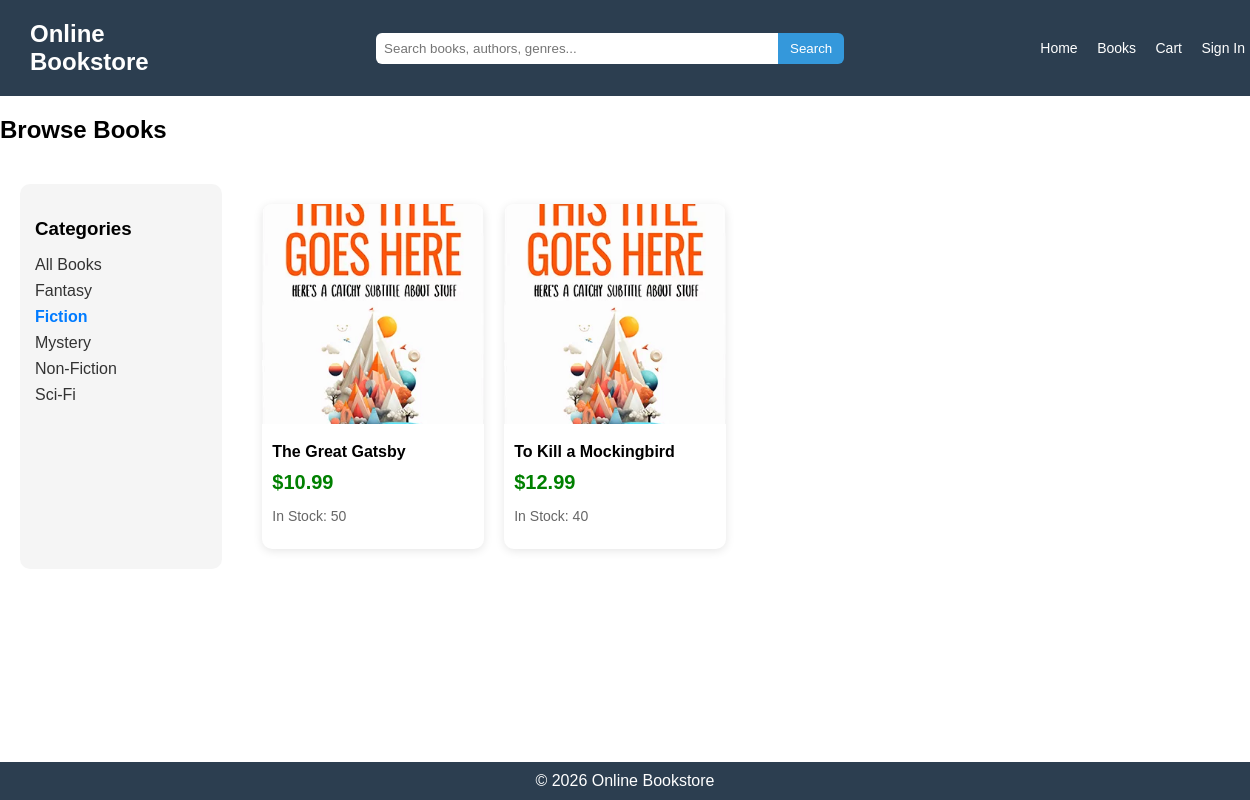
Screenshot of /index.php?page=store&category=Fiction with the database file from the repository.
### tables this page shows
CREATE TABLE books (
    book_id INT AUTO_INCREMENT PRIMARY KEY,
    title VARCHAR(255) NOT NULL,
    author VARCHAR(255),
    description TEXT,
    price DECIMAL(10,2) NOT NULL,
    stock INT NOT NULL,
    image_url VARCHAR(255),
    genre VARCHAR(100),
    created_at TIMESTAMP DEFAULT CURRENT_TIMESTAMP
);

### store.php (the view, shortened to what this page needs)
<?php
$conn = new mysqli("localhost", "root", "", "project");
$selected_category = $_GET['category'] ?? '';
$category_result = $conn->query("SELECT DISTINCT genre FROM books ORDER BY genre");
$sql = "SELECT book_id, title, author, price, stock, image_url, genre FROM books WHERE 1=1";
$params = [];
$types = "";
if (!empty($selected_category)) {
    $sql .= " AND genre = ?";
    $params[] = $selected_category;
    $types .= "s";
}
$sql .= " ORDER BY title";
$stmt = $conn->prepare($sql);
if (!empty($params)) {
    $stmt->bind_param($types, ...$params);
}
$stmt->execute();
$result = $stmt->get_result();
?>
<h2>Browse Books</h2>
<section class="store-layout">
<aside class="category-box">
    <h3>Categories</h3>
    <ul>
        <li>
            <a href="index.php?page=store" <?= !$selected_category ? "class='active'" : "" ?>>
                All Books
            </a>
        </li>
        <?php while ($category = $category_result->fetch_assoc()):
            $cat = htmlspecialchars($category['genre']);
            $active = ($selected_category === $cat) ? "class='active'" : "";
        ?>
            <li>
                <a href="index.php?page=store&category=<?= urlencode($cat) ?>" <?= $active ?>>
                    <?= $cat ?>
                </a>
            </li>
        <?php endwhile; ?>
    </ul>
</aside>
<div class="book-grid">
<?php while ($row = $result->fetch_assoc()): ?>
<a class="book-card"
   href="book.php?id=<?= $row['book_id'] ?>">
    <div class="book-image">
        <img src="images/<?= htmlspecialchars($row['image_url'] ?? 'placeholder.jpg') ?>"
             alt="<?= htmlspecialchars($row['title']) ?>">
    </div>
    <div class="book-info">
        <h4><?= htmlspecialchars($row['title']) ?></h4>
        <p class="price">$<?= number_format($row['price'], 2) ?></p>
        <p class="stock">
            <?= (!empty($row['stock']) && $row['stock'] > 0)
                ? "In Stock: " . intval($row['stock'])
                : "Out of Stock"; ?>
        </p>
    </div>
</a>
<?php endwhile; ?>
</div>
</section>

### styles.css (style rules this page uses)
body { background-color: white; font-family: Arial, sans-serif; }
html, body { height: 100%; margin: 0; }
body { display: flex; flex-direction: column; }
.store-layout { display: flex; gap: 20px; padding: 20px; }
.category-box { width: 220px; background: #f5f5f5; padding: 15px; border-radius: 10px; }
.category-box h3 { margin-bottom: 10px; }
.category-box ul { list-style: none; padding: 0; }
.category-box li { margin-bottom: 8px; }
.category-box a { text-decoration: none; color: #333; }
.category-box a.active { font-weight: bold; color: #007BFF; }
.book-grid { display: grid; grid-template-columns: repeat(4, 1fr); gap: 20px; padding: 20px; width: 100%; }
.book-card { display: flex; flex-direction: column; background: #fff; border-radius: 10px; overflow: hidden; text-decoration: none; color: inherit; box-shadow: 0 2px 10px rgba(0,0,0,0.1); transition: transform 0.2s ease; }
.book-image img { width: 100%; height: 220px; object-fit: cover; }
.book-info { padding: 10px; }
.book-info h4 { margin: 5px 0; font-size: 16px; }
.price { color: green; font-weight: bold; }
.stock { font-size: 14px; color: #666; }
.price { font-size: 22px; color: green; font-weight: bold; margin: 10px 0; }
.stock { margin-bottom: 15px; }
.price { font-size: 20px; font-weight: bold; margin: 10px 0; }

### rows the page displays
books: image_url (picture), title "The Great Gatsby", price "10.99", stock "50"
books: image_url (picture), title "To Kill a Mockingbird", price "12.99", stock "40"

### other values shown
$cat "Fantasy"
$cat "Fiction"
$cat "Mystery"
$cat "Non-Fiction"
$cat "Sci-Fi"
